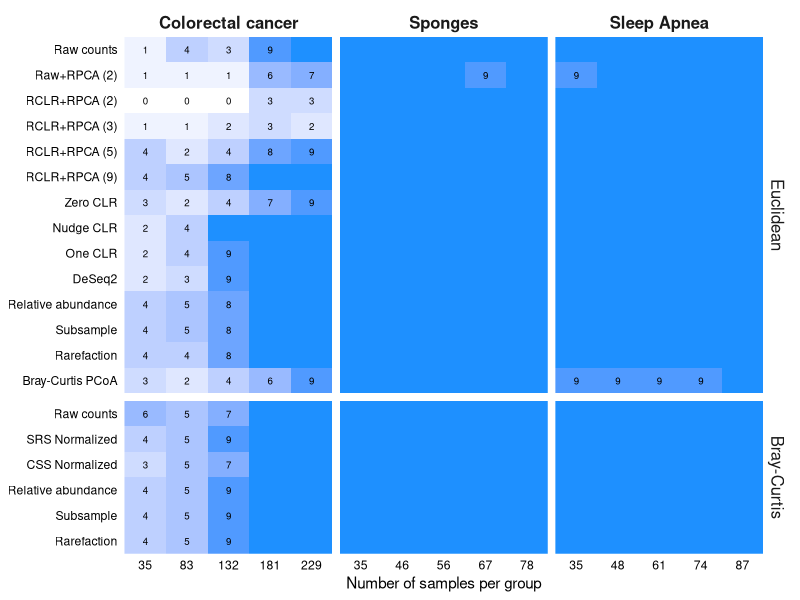
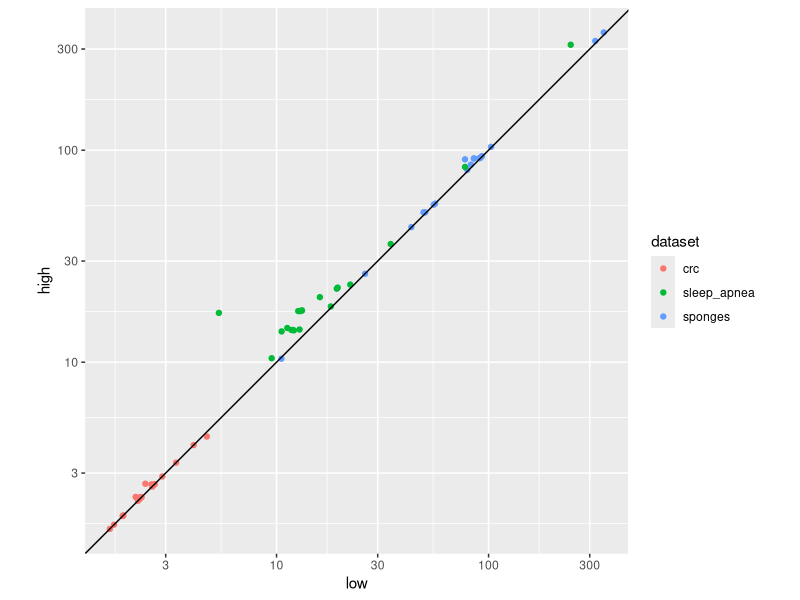
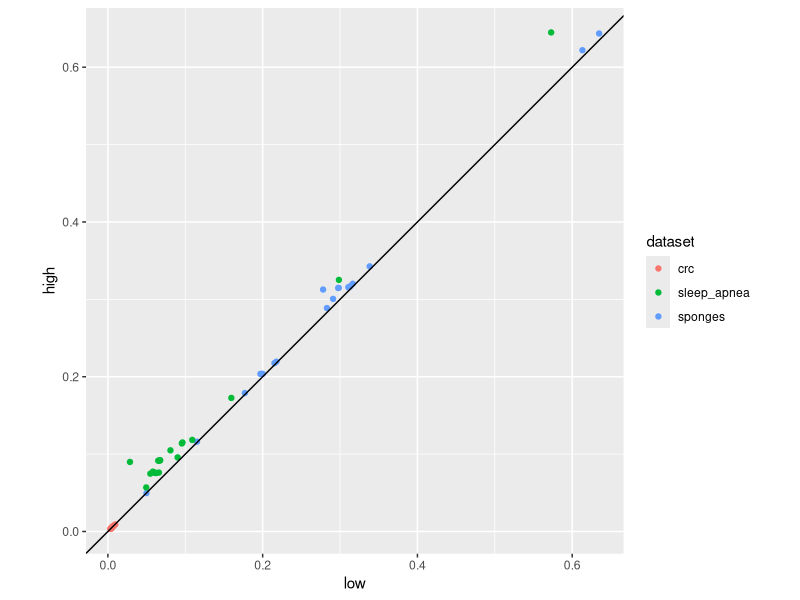
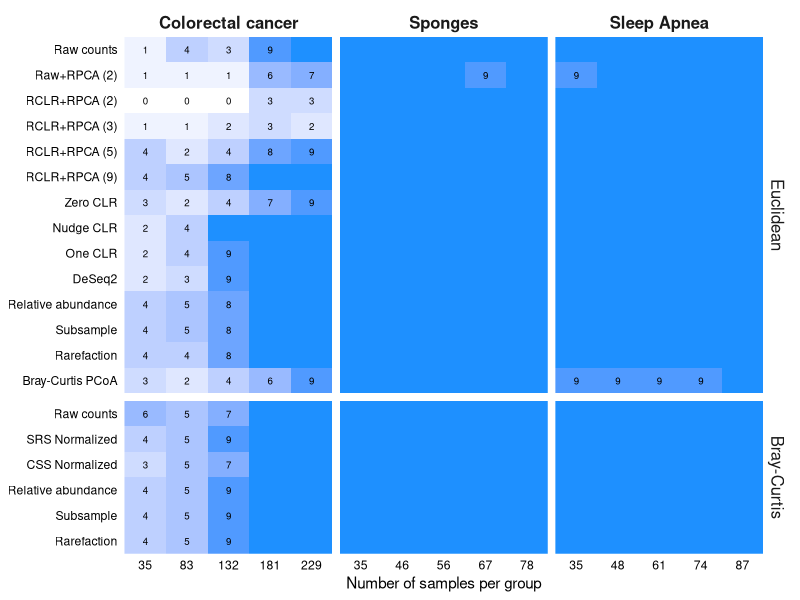
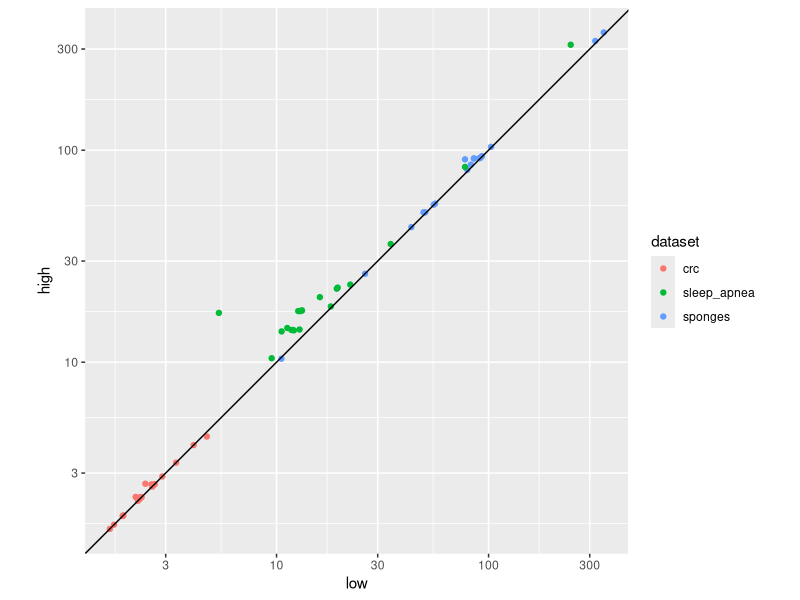
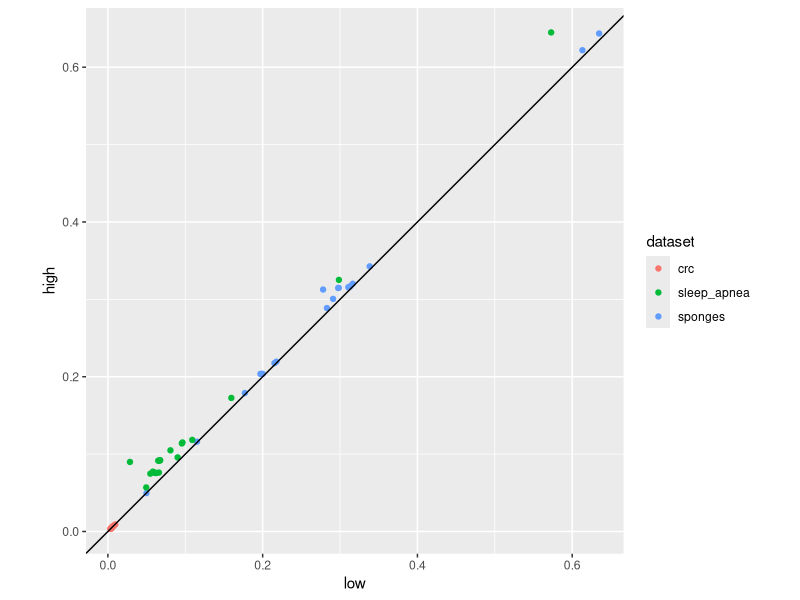

Write R code to recreate these figures, in order.
#!/usr/bin/env Rscript

library(tidyverse)
library(glue)

pretty_processes <- c(
  "raw" = "Raw counts",
  "srs" = "SRS Normalized",
  "css" = "CSS Normalized",

  "optspace" = "Raw+RPCA (2)",
  "gemelli_2" = "RCLR+RPCA (2)",
  "gemelli_3" = "RCLR+RPCA (3)",
  "gemelli_5" = "RCLR+RPCA (5)",
  "gemelli_9" = "RCLR+RPCA (9)",

  "zclr" = "Zero CLR",
  "nclr" = "Nudge CLR",
  "oclr" = "One CLR",
  "deseq2" = "DeSeq2",
  "relabund" = "Relative abundance",
  "sub" = "Subsample",
  "rare" = "Rarefaction",
  "bray_pcoa" = "Bray-Curtis PCoA"
)

pretty_distances <- c(
  euclidean = "Euclidean",
  bray = "Bray-Curtis"
)

pretty_datasets <- c(
  crc = "Colorectal cancer",
  sponges = "Sponges", 
  sleep_apnea = "Sleep Apnea"
)

case_study_data <- read_tsv("data/pooled_data/permanova_treatment.tsv") %>%
  filter(
    dataset %in% names(pretty_datasets) &
    process != "gemelli_auto") %>%
  mutate(
    depth_chr = if_else(depth == 1000, "low", "high")
  ) %>%
  select(-depth, -f_statistic, -r2)

balanced <- case_study_data %>%
  filter(nsamples_per_group != "all") %>%
  summarize(
    f_sig = sum(p_value < 0.05),
    .by = c(dataset, nsamples_per_group, process, distance, depth_chr)
  ) %>%
  filter(depth_chr == "high") %>%
  mutate(
    nsamples_per_group = factor(
      nsamples_per_group,
      levels = unique(as.numeric(nsamples_per_group))),
    dataset = factor(dataset, levels = names(pretty_datasets)),
    process = factor(
      process,
      levels = rev(names(pretty_processes)),
      labels = rev(pretty_processes)
    ),
    distance = factor(
      distance,
      levels = names(pretty_distances))
  )
  
balanced_filtered <- balanced %>%
  filter(f_sig != 10)

balanced %>%
  ggplot(aes(x = nsamples_per_group, y = process, fill = f_sig)) +
  geom_tile() +
  geom_text(
    data = balanced_filtered,
    mapping = aes(label = f_sig),
    size = 7, size.unit = "pt") +
  facet_grid(
    distance~dataset, scales = "free", space = "free_y",
    labeller = labeller(
      distance = pretty_distances, dataset = pretty_datasets)
    ) +
  scale_fill_gradient(
    low = "white", high = "dodgerblue",
    n.breaks = 6
  ) +
  labs(
    x = "Number of samples per group",
    y = NULL, fill = NULL
  ) +
  coord_cartesian(expand = FALSE) +
  theme_classic() +
  theme(
    axis.line = element_blank(),
    axis.ticks = element_blank(),
    axis.text = element_text(color = "black"),
    strip.background = element_rect(color = NA),
    strip.text = element_text(size = 12),
    strip.text.x = element_text(face = "bold"),
    legend.position = "none"
  )

ggsave('figures/heatmap_permanova_sig_cs.png', width = 8, height = 5)


## Move following lines to qmd file? ------
case_study_data %>%
  filter(nsamples_per_group == "all") %>%
  filter(p_value > 0.05)  # RPCA2 and RPCA3 non-significant for CRC
                          # Everything significant for Sponges and Sleep 
                          # Apnea

## the "high" sequence depth produced more significant tests, larger r2 
## and f_statistic values
case_study_data %>%
  filter(nsamples_per_group != "all") %>%
  summarize(
    f_sig = sum(p_value < 0.05),
    .by = c(dataset, nsamples_per_group, process, distance, depth_chr)
  ) %>%
  pivot_wider(names_from = "depth_chr", values_from = "f_sig") %>%
  mutate(diff = high - low) %>%
  filter(diff != 0) %>%
  print(n = Inf)

f <- read_tsv("data/pooled_data/permanova_treatment.tsv") %>%
  filter(
    dataset %in% names(pretty_datasets) &
    process != "gemelli_auto" & 
    nsamples_per_group == "all"
  ) %>%
  mutate(
    depth_chr = if_else(depth == 1000, "low", "high")
  ) %>%
  select(-nsamples_per_group, -rep, -depth, -p_value, -r2) %>% 
  pivot_wider(names_from = "depth_chr", values_from = "f_statistic")
  
f %>%
  ggplot(aes(x = low, y = high, color= dataset)) +
  geom_point() +
  geom_abline(intercept = 0, slope = 1) +
  coord_equal() +
  scale_x_log10() +
  scale_y_log10()

ggsave('f_statistic.png')
f %>% filter(low > high)
f %>% filter(process == "rare" & distance ==  "bray")


r2 <- read_tsv("data/pooled_data/permanova_treatment.tsv") %>%
  filter(
    dataset %in% names(pretty_datasets) &
    process != "gemelli_auto" & 
    nsamples_per_group == "all"
  ) %>%
  mutate(
    depth_chr = if_else(depth == 1000, "low", "high")
  ) %>%
  select(-nsamples_per_group, -rep, -depth, -p_value, -f_statistic) %>% 
  pivot_wider(names_from = "depth_chr", values_from = "r2")
  
r2 %>%
  ggplot(aes(x = low, y = high, color= dataset)) +
  geom_point() +
  geom_abline(intercept = 0, slope = 1) +
  coord_equal()

ggsave('r2.png')
r2 %>% filter(low > high)
r2 %>% filter(process == "rare" & distance ==  "bray")


case_study_data %>%
  filter(nsamples_per_group == "all" & depth_chr == "high") %>%
  summarize(
    f_sig = sum(p_value < 0.05),
    .by = c(dataset, nsamples_per_group, process, distance, depth_chr)
  ) %>%
  filter(f_sig != 1)

## Move preceding lines to qmd file? ------
